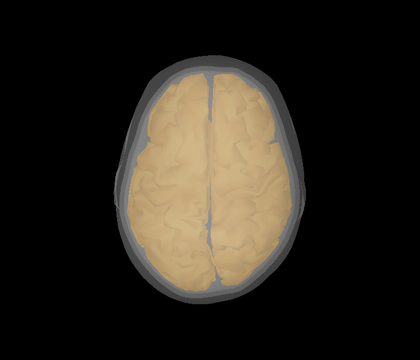
%> input picture Results/Figures/headmodeling/020_CC120065/BEM_surfaces_1.tif, 420 x 360 px, shrunk from 700 x 600 before the run; its folder holds only this picture in this run
$ octave makeReport.m   (GNU Octave 9; MATLAB toolbox functions it lacks are replaced by stand-ins)
%> lines starting %> are read from the running program, lines starting %| are printed output that depends on the picture
% Set the main directory path
mainDir = './Figures/headmodeling';

% Get the list of all subdirectories
subDirs = dir(mainDir);
subDirs = subDirs([subDirs.isdir]); % Only keep directories
subDirs = subDirs(~ismember({subDirs.name}, {'.', '..'})); % Exclude '.' and '..'

% Initialize a PDF
pdfFileName = 'output_headmodeling.pdf';
append = false; % Set to false initially to create a new PDF

for i = 1:length(subDirs)
    % Get the current subdirectory
    subDirName = subDirs(i).name;
    subDirPath = fullfile(mainDir, subDirName);

    % Get all .tif files in the current subdirectory
    tifFiles = dir(fullfile(subDirPath, '*.tif'));

    % Group files by their common base name (e.g., "image1_a.tif", "image1_b.tif" -> "image1")
    baseNames = cellfun(@(x) regexp(x, '^[^_]+', 'match', 'once'), {tifFiles.name}, 'UniformOutput', false);
    uniqueBaseNames = unique(baseNames);

    for j = 1:length(uniqueBaseNames)
        % Find indices of files that share the same base name
        groupIdx = strcmp(baseNames, uniqueBaseNames{j});
        groupFiles = tifFiles(groupIdx);

        % Create a figure for this group of images
        fig = figure('Visible', 'off'); % Create an invisible figure

        % Add a text title at the top with the subdirectory name
        annotation('textbox', [0, 0.95, 1, 0.05], 'String', subDirName, ...
                   'FontSize', 10, 'HorizontalAlignment', 'center', 'EdgeColor', 'none');

        % Create a tiled layout to place images in a grid
        % Adjust the 'Padding' property to add space between the title and figures
        t = tiledlayout('flow', 'TileSpacing', 'compact', 'Padding', 'loose'); % 'loose' adds space around the grid

        % Adjust the position of the layout to add more space
        t.Position(2) = t.Position(2) - 0.05; % Move the tiled layout down by increasing its y-position
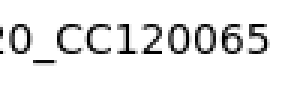
%> figure redrawn from the program's plot data

        % Loop over the grouped files to display them on the same page
        for k = 1:length(groupFiles)
            fileName = groupFiles(k).name;
            filePath = fullfile(subDirPath, fileName);

            img = imread(filePath);
%> img is the input picture: size 360x420x3 uint8; mean R, G, B 40.8, 35.8, 27.9
            nexttile;
            imshow(img);
            title(fileName, 'Interpreter', 'none'); % Use filename as the caption
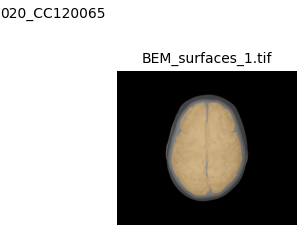
%> figure redrawn from the program's plot data, 2 panels
        end

        % Save the figure content to the PDF
        exportgraphics(fig, pdfFileName, 'Append', append);
        close(fig);

        % After the first loop, set append to true
        append = true;
    end
end
%> pass 2 of the loop `for i = 1:length(subDirs)`:
%> `t.Position(2) = t.Position(2) - 0.05;`:
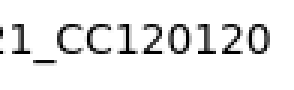
%> figure redrawn from the program's plot data
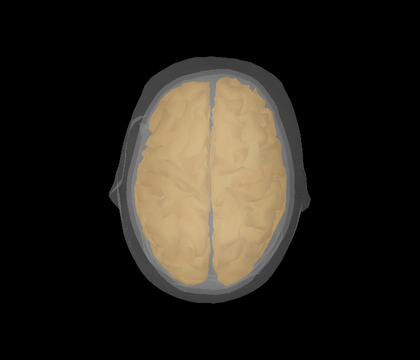
%> input picture Results/Figures/headmodeling/021_CC120120/BEM_surfaces_1.tif, 420 x 360 px, shrunk from 700 x 600 before the run
%> img is the input picture: size 360x420x3 uint8; mean R, G, B 38.6, 34.1, 26.9
%> `title(fileName, 'Interpreter', 'none');`:
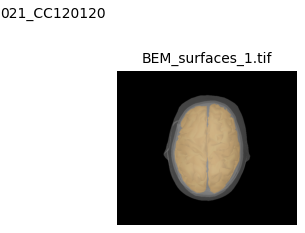
%> figure redrawn from the program's plot data, 2 panels

disp('PDF created successfully.');
